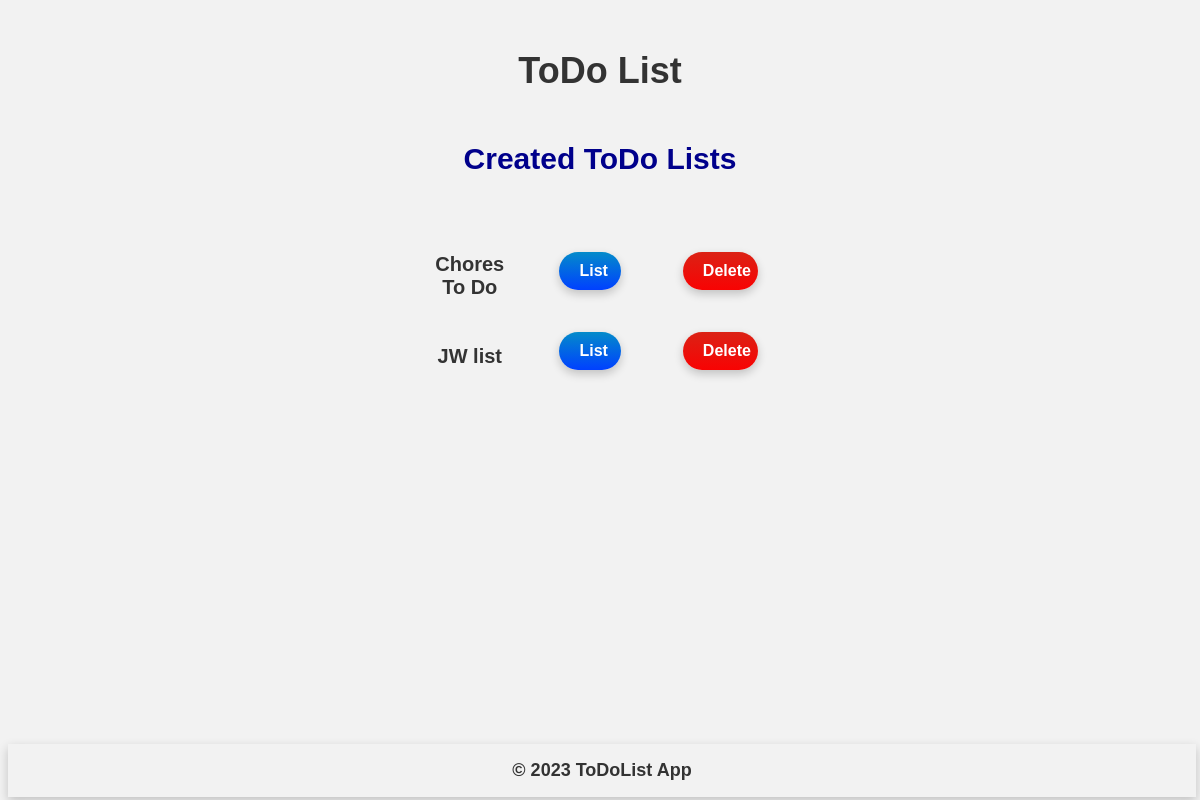
The page /lists/ on the database as committed earlier.
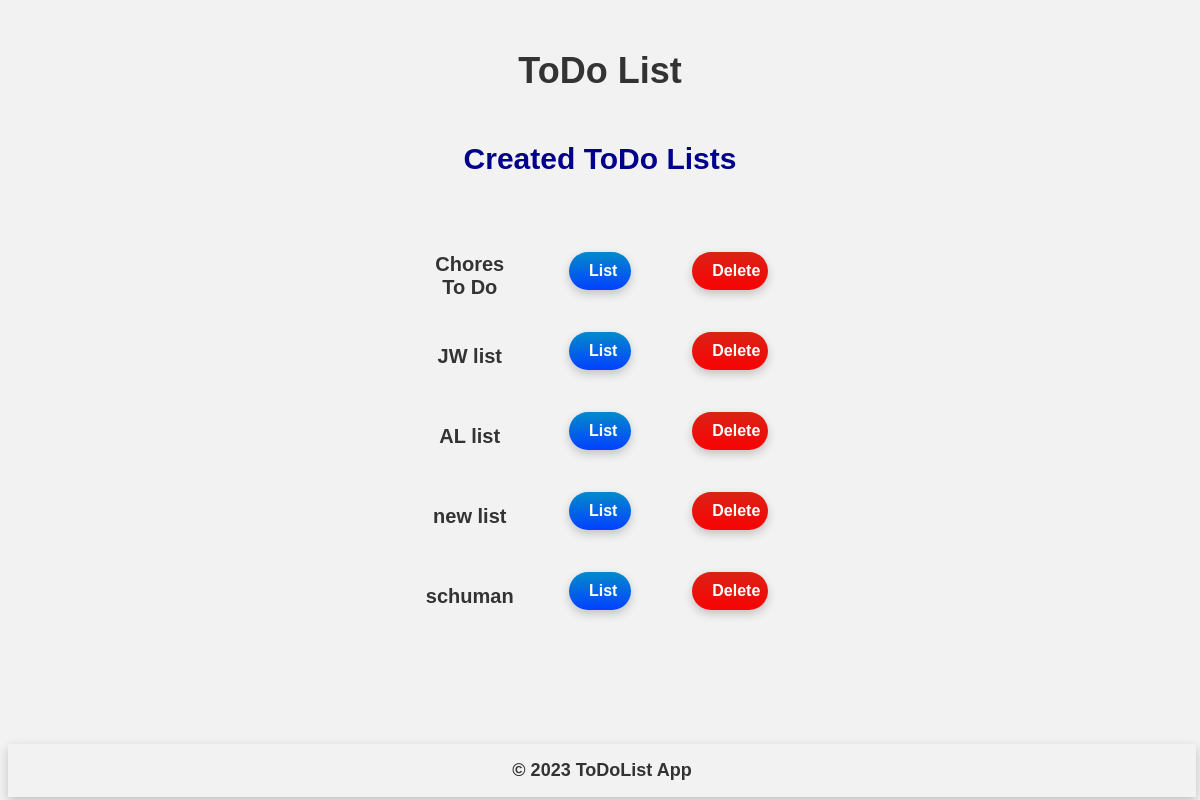
The same page on the database as committed later.
### main/models.py (models this page shows, shortened)
class ToDoList(models.Model):
    name = models.CharField(max_length=200)

### main/views.py (the view)
# urls.py: path("lists/",views.lists,name="lists"),
def lists(response):
    lists = ToDoList.objects.all()
    return render(response,"main/lists.html",{"lists":lists})

### main/templates/main/lists.html (shortened to what this page needs)
{% extends 'main/base.html' %}
{% load static %}
{% block head %}
<link rel="stylesheet" href="{% static 'lists.css' %}">
{% endblock %}
{% block navbar %}
<div class="navbar-title">ToDo List</div>
<div class="navbar-phrase-create_list">
    Created ToDo Lists
</div>
{% endblock %}
{% block middle-side-content %}
    <table>
        {% for list in lists %}
        <tbody>
            <tr>
                <td class = "list_name">{{list.name}}</td>
                <td><form method="get" action="/list/{{list.name}}">
                    <button type="submit" class = "btn4">
                        List
                    </button>
                </form></td>
                <td><form method="get" action="/list/{{list.name}}/delete">
                    <button type="submit" class = "btn3">
                        Delete
                    </button>
                </form></td>
            </tr>
        </tbody>
    {% endfor %}
    </table>
{% endblock %}

Rows that differ between the two databases and show on the page:
added ToDoList: name "AL list"
added ToDoList: name "new list"
added ToDoList: name "schuman"
